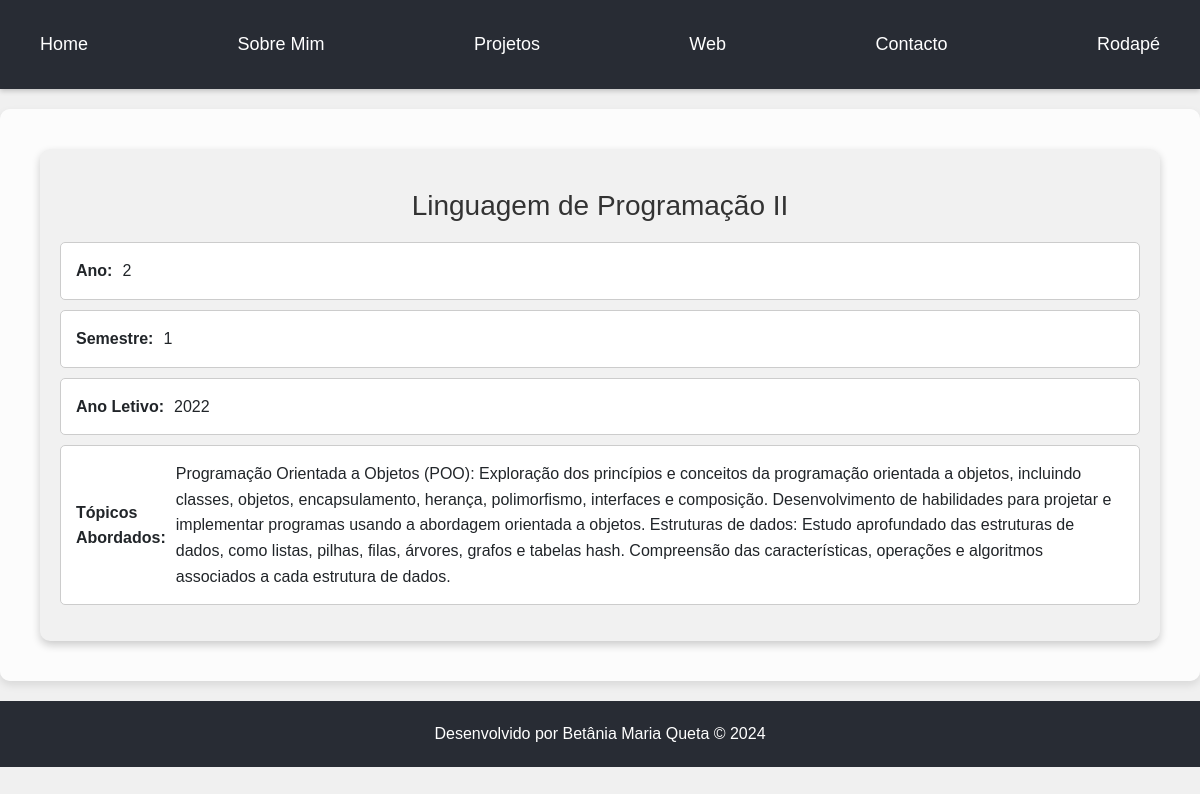
Screenshot of /cadeira_detalhes/7/ with the database file from the repository.
### portfolio/models.py (models this page shows)
class Cadeira(models.Model):
    nome = models.CharField(max_length=100)
    ano = models.IntegerField()
    semestre = models.IntegerField()
    ects = models.IntegerField()
    ano_letivo_frequentado = models.IntegerField()
    topicos_abordados = models.TextField()
    imagem = models.ImageField(upload_to='images/', default='images/default.jpg')

### portfolio/views.py (the view)
# urls.py: path('cadeira_detalhes/<int:cadeira_id>/', views.cadeira_detalhes, name='cadeira_detalhes'),
def cadeira_detalhes(request, cadeira_id):
    cadeira = get_object_or_404(Cadeira, pk=cadeira_id)
    return render(request, 'portfolio/detalhes_cadeira.html', {'cadeira': cadeira})

### portfolio/templates/portfolio/detalhes_cadeira.html (shortened to what this page needs)
{% extends 'portfolio/layout.html' %}
{% load static %}
{% block main %}
    <section class="cadeira-detalhes">
        <h2 class="cadeira-nome">{{ cadeira.nome }}</h2>
        <ul class="cadeira-info">
            <li class="cadeira-info-item"><strong>Ano:</strong> {{ cadeira.ano }}</li>
            <li class="cadeira-info-item"><strong>Semestre:</strong> {{ cadeira.semestre }}</li>
            <li class="cadeira-info-item"><strong>Ano Letivo:</strong> {{ cadeira.ano_letivo_frequentado }}</li>
            <li class="cadeira-info-item"><strong>Tópicos Abordados:</strong> {{ cadeira.topicos_abordados }}</li>
        </ul>
    </section>
{% endblock %}

### portfolio/static/portfolio/css/style.css (style rules this page uses)
* { box-sizing: border-box; margin: 0; padding: 0; }
body { font-family: 'Montserrat', sans-serif; font-size: 16px; line-height: 1.6; background-color: #f0f0f0; transition: background-color 0.3s ease, color 0.3s ease; }
h1, h2, h3, p { margin: 20px 0; padding: 0; }

### portfolio/templates/portfolio/detalhes_cadeira.html (style rules this page uses)
.cadeira-detalhes { background-color: #f1f1f1; padding: 20px; border-radius: 10px; box-shadow: 0 4px 8px rgba(0, 0, 0, 0.2); margin: 20px; }
.cadeira-nome { font-size: 28px; color: #333; margin-bottom: 20px; text-align: center; }
.cadeira-info { list-style: none; padding: 0; }
.cadeira-info-item { padding: 15px; border: 1px solid #ccc; background-color: #fff; margin-bottom: 10px; display: flex; align-items: center; border-radius: 5px; }
.cadeira-info-item strong { margin-right: 10px; }

### rows the page displays
Cadeira: nome "Linguagem de Programação II", ano "2", semestre "1", ano_letivo_frequentado "2022", topicos_abordados "Programação Orientada a Objetos (POO): Exploração dos princípios e conceitos da programação orientada a objetos, incluindo classes, objetos, encapsulamento, herança, polimorfismo, interfaces e composição. Desenvolvimento de habilidades para projetar e implementar programas usando a abordagem orientada a objetos. Estruturas de dados: Estudo aprofundado das estruturas de dados, como listas, pilhas, filas, árvores, grafos e tabelas hash. Compreensão das características, operações e algoritmos associados a cada estrutura de dados."
